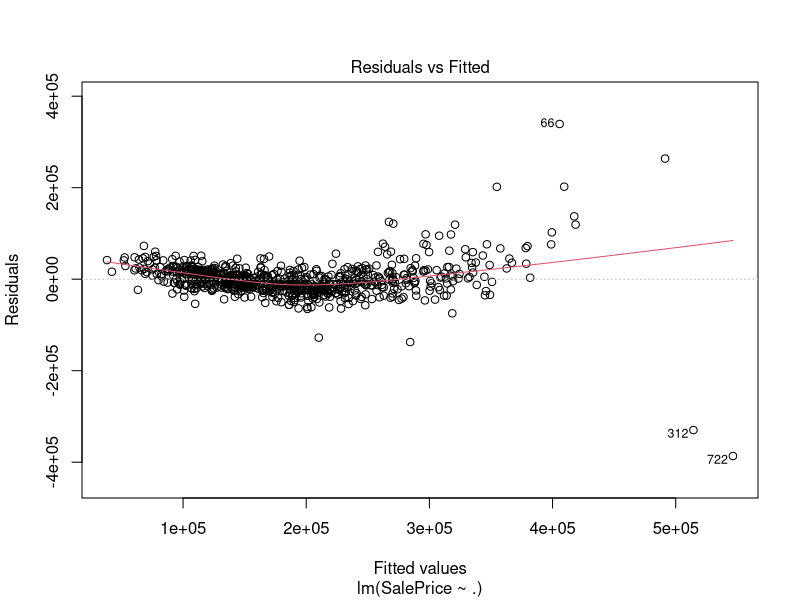
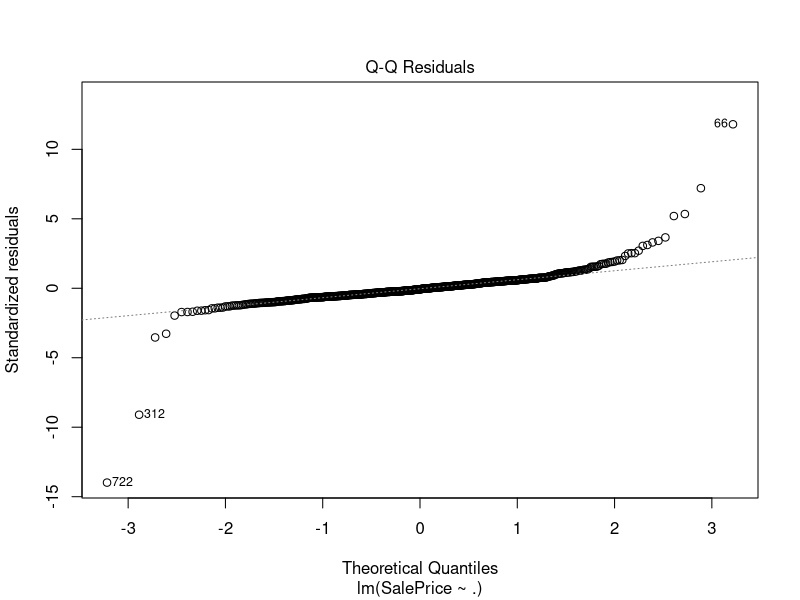
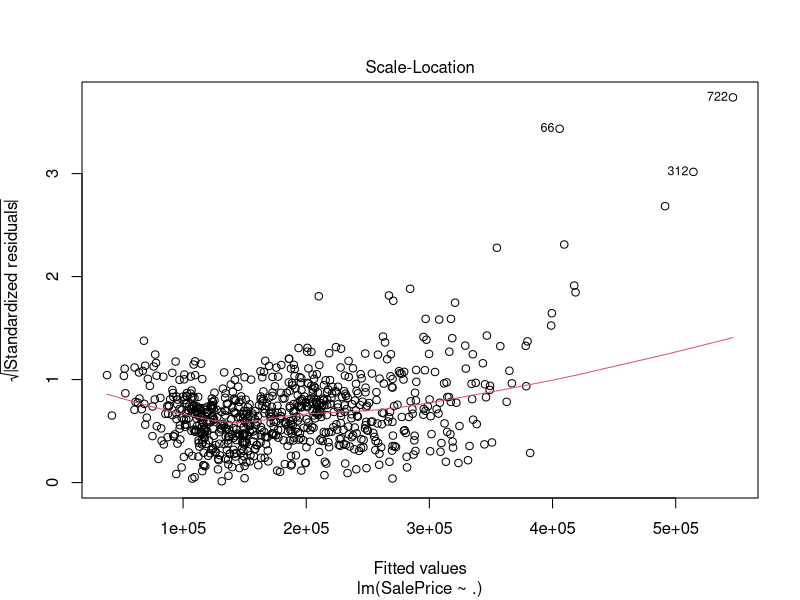
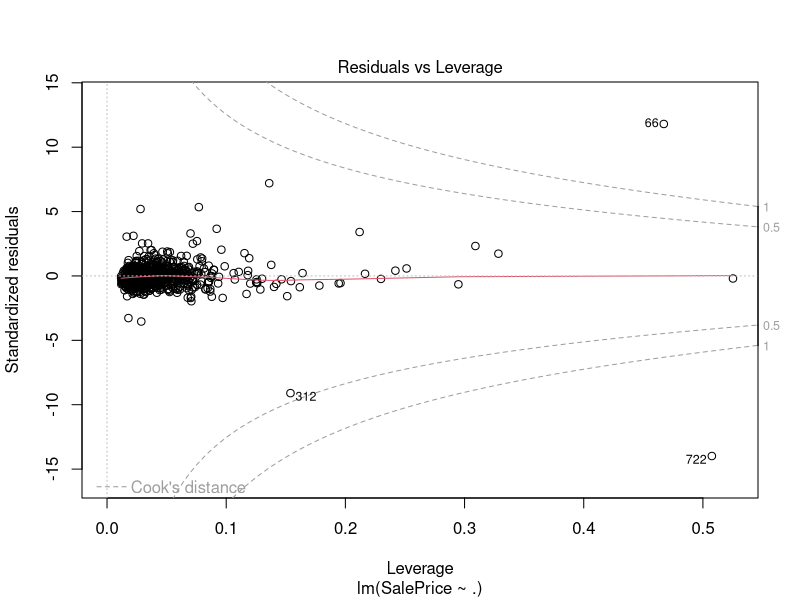
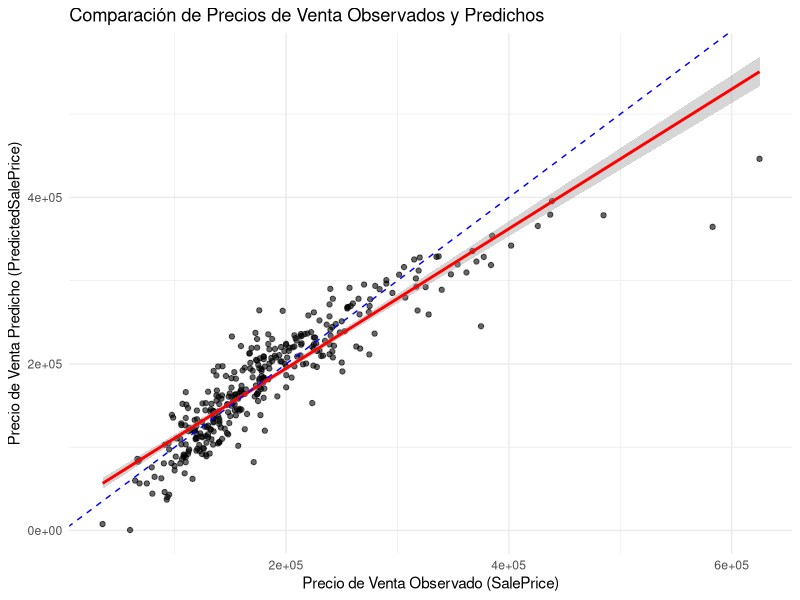
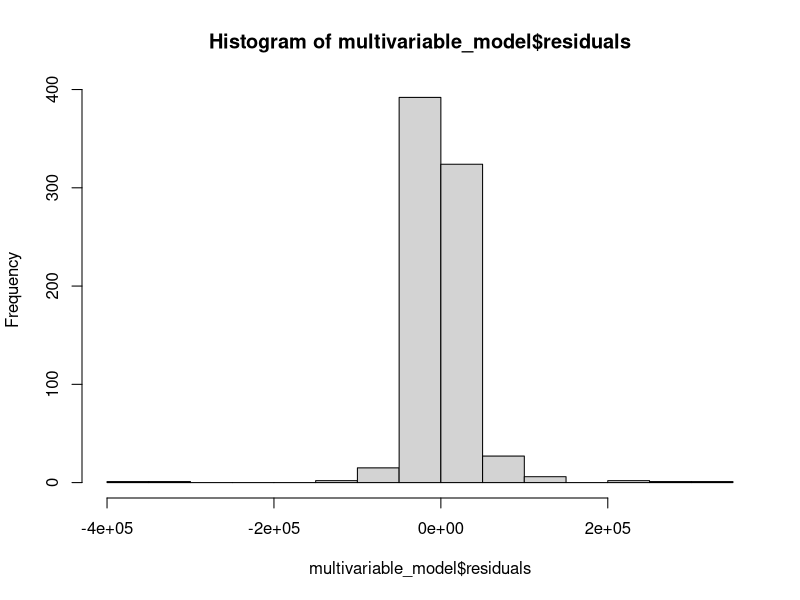
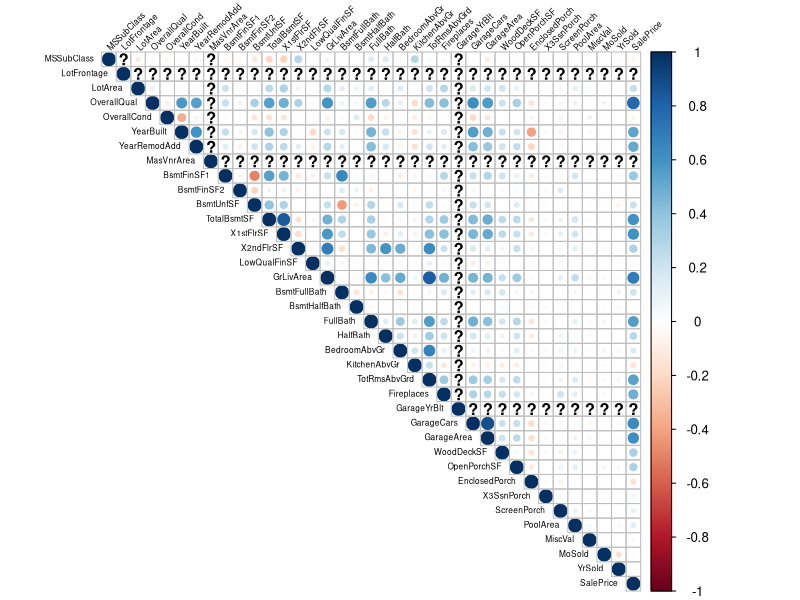
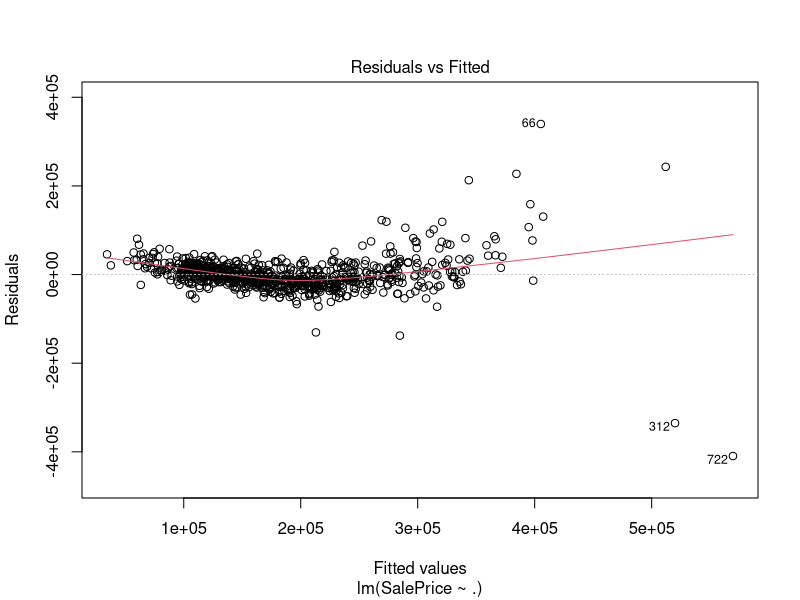

R code for these plots, in order:
## ---- chunk 1
knitr::opts_chunk$set(echo = TRUE)
## ---- chunk 2
library(readr)
library(kableExtra)
library(ggplot2)
library(reshape2)
library(knitr)
library(tidyr)
library(dplyr)
library(corrplot)
library(car)
library(caret)
library(nortest)
## ---- chunk 3
data <- read_csv("train_final.csv")
## ---- chunk 4
porcentaje_na <- sapply(data, function(x) sum(is.na(x)) / length(x)) * 100

columnas_a_eliminar <- names(porcentaje_na[porcentaje_na > 75])
print(columnas_a_eliminar)

data <- data[, !names(data) %in% columnas_a_eliminar]
## ---- chunk 5

vars_quantitative <- names(data)[sapply(data, is.numeric) & names(data) != 'Id']

multivariable_model <- lm(SalePrice ~ ., data = data[, vars_quantitative])

summary(multivariable_model)

plot(multivariable_model)
## ---- chunk 6
vars_quantitative <- names(data)[sapply(data, is.numeric) & names(data) != 'Id']
multivariable_model <- lm(SalePrice ~ ., data = data[, vars_quantitative])

# Cargar el archivo de prueba
test_data1 <- read.csv("test_final.csv")

test_data1$PredictedSalePrice <- predict(multivariable_model, newdata = test_data1)

ggplot(test_data1, aes(x = SalePrice, y = PredictedSalePrice)) +
  geom_point(alpha = 0.6) +
  geom_smooth(method = "lm", se = TRUE, color = "red") +
  labs(title = "Comparación de Precios de Venta Observados y Predichos",
       x = "Precio de Venta Observado (SalePrice)",
       y = "Precio de Venta Predicho (PredictedSalePrice)") +
  theme_minimal() +
  geom_abline(intercept = 0, slope = 1, linetype = "dashed", color = "blue")

rmse_value <- RMSE(test_data1$PredictedSalePrice, test_data1$SalePrice, na.rm = TRUE)

# Calcular RMSE relativo
rmse_relative <- rmse_value / mean(test_data1$SalePrice, na.rm = TRUE)

print(rmse_relative)

## ---- chunk 7

hist(multivariable_model$residuals)
# para ver si la distribucion de lo residuos es normal
lillie.test(multivariable_model$residuals)

# desviacion con valor numerico
rmse_value <- RMSE(test_data1$PredictedSalePrice, test_data1$SalePrice, na.rm = TRUE)
rmse_value

# Calcular RMSE relativo, osea porcentaje de desviacion en la prediccion
rmse_relative <- rmse_value / mean(test_data1$SalePrice, na.rm = TRUE)

print(rmse_relative)
## ---- chunk 8
vars_quantitative2 <- names(data)[sapply(data, is.numeric) & names(data) != 'Id' & names(data) != 'PredictedSalePrice']

matriz_cor <- cor(data[, vars_quantitative2])

matriz_cor

corrplot(matriz_cor, method = "circle", type = "upper", tl.col = "black", tl.srt = 45, tl.cex = 0.5)

## ---- chunk 9
# Identificar correlaciones altas (r > 0.7)
correlaciones_altas <- which(matriz_cor > 0.7 & matriz_cor < 1, arr.ind = TRUE)
correlaciones_altas <- data.frame(
  Variable1 = rownames(matriz_cor)[correlaciones_altas[, 1]],
  Variable2 = colnames(matriz_cor)[correlaciones_altas[, 2]],
  Correlación = matriz_cor[correlaciones_altas]
)
print(correlaciones_altas)

## ---- chunk 10
# Crear un nuevo conjunto de variables numéricas excluyendo las redundantes
vars_quantitative3 <- names(data)[sapply(data, is.numeric) & 
                                  names(data) != 'Id' & 
                                  names(data) != 'PredictedSalePrice' &
                                  !names(data) %in% c("X1stFlrSF", "TotRmsAbvGrd", "GarageCars", "TotalBsmtSF", "X2ndFlrSF")]

# Ajustar el nuevo modelo multivariable
multivariable_modelFinal <- lm(SalePrice ~ ., data = data[, vars_quantitative3])
summary(multivariable_modelFinal)

plot(multivariable_modelFinal)
## ---- chunk 11
# Verificar variables aliasadas (combinaciones lineales)
alias(multivariable_modelFinal)
## ---- chunk 12

# Cargar el archivo de prueba
test_data <- read.csv("test_final.csv")

# Hacer predicciones sobre los datos de prueba
pred_Multi_LM <- predict(multivariable_modelFinal, newdata = test_data)

head(pred_Multi_LM)
sum(is.na(pred_Multi_LM))
sum(is.na(test_data$SalePrice))


hist(multivariable_modelFinal$residuals)
# para ver si la distribucion de lo residuos es normal
lillie.test(multivariable_modelFinal$residuals)

# muestra la desviacion de las predicciones
RMSE(pred_Multi_LM,test_data$SalePrice, na.rm = TRUE)

# desviacion pero en porcentaje.
rmse_relative <- RMSE(pred_Multi_LM, test_data$SalePrice, na.rm = TRUE) / mean(test_data$SalePrice, na.rm = TRUE)

print(rmse_relative)
